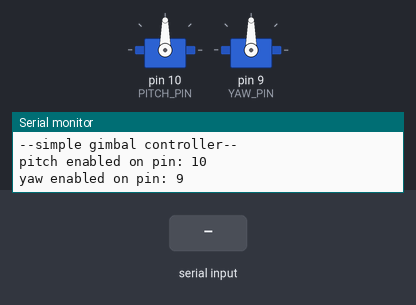
Recording of a sketch running on a simulated Arduino Uno, built with avr-gcc and run on an emulated ATmega328P. On the bench: 2 × servo, the last lines printed to the serial monitor. The inputs (shaded band) are chosen by the test bench.

Above: at 1.2 s.
1.3 s: "Y" received over Serial
At 3.0 s:
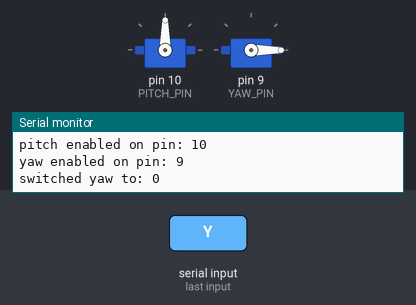
3.8 s: "p,45\n" received over Serial
At 4.2 s:
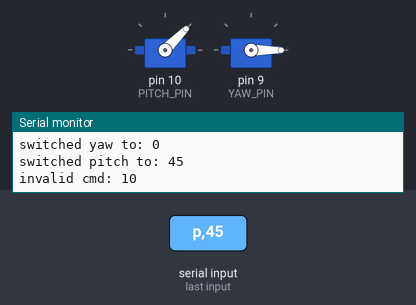
5.3 s: "y90\n" received over Serial
At 6.5 s:
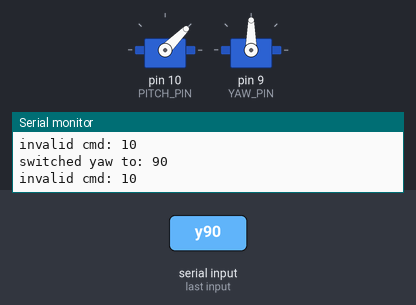
6.8 s: "y,45\n" received over Serial
At 7.9 s:
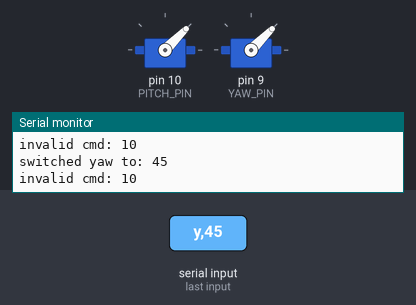
8.3 s: "p90\n" received over Serial
At 9.1 s:
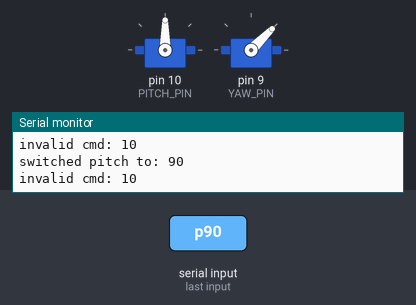
9.8 s: "p" received over Serial
At 11.7 s:
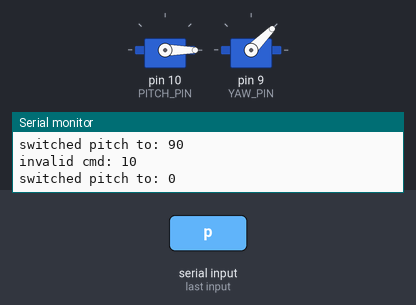
Timing chart, 0 to 13.2 s (numbered marks = the images above; inputs shaded):
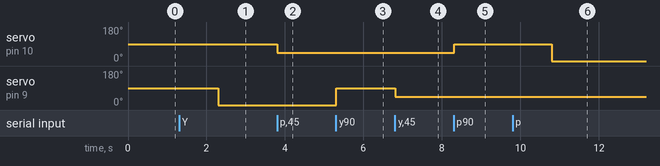

Measured:
- after the input at 1.3 s, servo on pin 9 (YAW_PIN): 90° → 0° after 1.0 s
- after the input at 3.8 s, servo on pin 10 (PITCH_PIN): 90° → 45° at once
- after the input at 5.3 s, servo on pin 9 (YAW_PIN): 0° → 90° at once
- after the input at 6.8 s, servo on pin 9 (YAW_PIN): 90° → 45° at once
- after the input at 8.3 s, servo on pin 10 (PITCH_PIN): 45° → 90° at once
- after the input at 9.8 s, servo on pin 10 (PITCH_PIN): 90° → 0° after 1.0 s

The sketch:

servoTest.ino
```cpp
#include <Servo.h>

Servo pitchServo;
Servo yawServo;
Servo modeServo;

#define PITCH_PIN         (10)
#define YAW_PIN           (9)// we only have two pins available so sometimes we have to change our mapping
#define MODE_PIN          (9)

#define PITCH_ENABLED
#define YAW_ENABLED
#define MODE_ENABLED

// prever yaw to mode if possible
#ifdef YAW_ENABLED
#undef MODE_ENABLED
#endif

enum GimbalMode
{
  GM_YAW_LOCKED,
  GM_ALL_LOCKED,
  GM_UNLOCKED
};

int ModeToDelayUs(int mode)
{
  switch(mode) {
    case GM_YAW_LOCKED: return 1100;// us
    case GM_ALL_LOCKED: return 1500;// us
    case GM_UNLOCKED: return 1900;// us
    default: return 0;
  }
}

void setup() {
  Serial.begin(9600);
  Serial.println("--simple gimbal controller--");

#ifdef PITCH_ENABLED
  pitchServo.attach(PITCH_PIN);
  Serial.print("pitch enabled on pin: ");
  Serial.println(PITCH_PIN);
#endif
#ifdef YAW_ENABLED
  yawServo.attach(YAW_PIN);
  Serial.print("yaw enabled on pin: ");
  Serial.println(YAW_PIN);
#endif
#ifdef MODE_ENABLED
  modeServo.attach(MODE_PIN);
  Serial.print("mode enabled on pin: ");
  Serial.println(MODE_PIN);
#endif
}

void loop() {
  if(Serial.available()) {
    int cmd = Serial.read();
    switch(cmd) {
      case 'm': case 'M':
        ChangeMode(Serial.parseInt());
        break;
      case 'p': case 'P':
        ChangePitch(Serial.parseInt());
        break;
      case 'y': case 'Y':
        ChangeYaw(Serial.parseInt());
        break;
      case 'h': case 'H':
        Serial.println(
          "help: \n"
          "\tchange mode: m<0|1|2>\n"
          "\tchange pitch: p<0-180>\n"
          "\tchange yaw: y<0-180>\n"
          "\tshow help: h\n"
        );
        break;
      case -1:
        // no data
        break;
      default:
        Serial.print("invalid cmd: ");
        Serial.println(cmd);
        break;
    }
  }
  delay(15);
}

void ChangeMode(int mode)
{
#ifdef MODE_ENABLED
  int modeDelay = ModeToDelayUs(mode);
  if(modeDelay <= 0) {
    Serial.print("invalid mode: ");
    Serial.println(mode);
    return;
  }
  modeServo.writeMicroseconds(modeDelay);
  Serial.print("switched to mode: ");
  Serial.println(mode);
#else
  Serial.println("mode disabled");
#endif
}

bool CheckRange(int val)
{
  if(val < 0 || val > 180) {
    Serial.print("value out of range (0-180): ");
    Serial.println(val);
    return false;
  }
  return true;
}

void ChangePitch(int pitch)
{
#ifdef PITCH_ENABLED
  if(!CheckRange(pitch)) {
    return;
  }
  pitchServo.write(pitch);
  Serial.print("switched pitch to: ");
  Serial.println(pitch);
#else
  Serial.println("pitch disabled");
#endif
}

void ChangeYaw(int yaw)
{
#ifdef YAW_ENABLED
  if(!CheckRange(yaw)) {
    return;
  }
  yawServo.write(yaw);
  Serial.print("switched yaw to: ");
  Serial.println(yaw);
#else
  Serial.println("yaw disabled");
#endif
}
```
